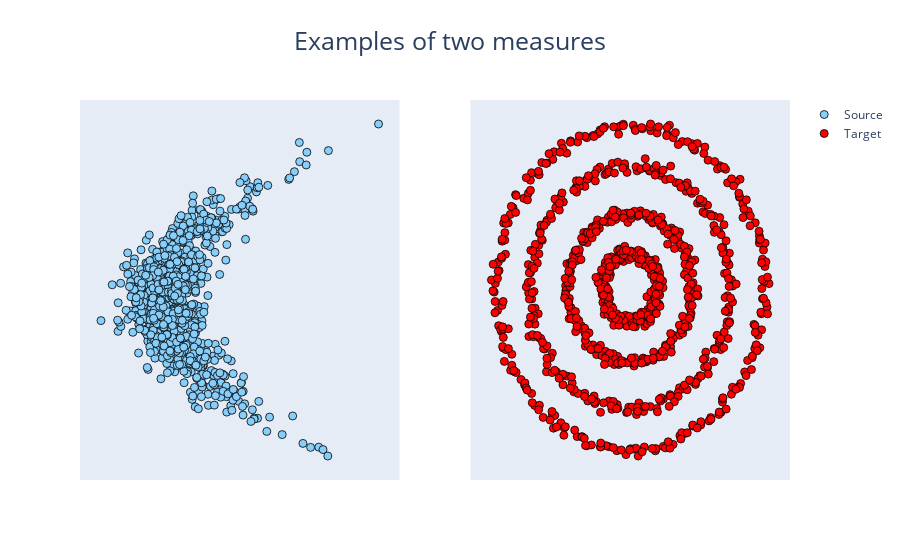

Write notebook code for a chart like this one.
### Code cell
train_loader = Dataset(
    source_iter=iter(MAFMoonSampler(size=1024)),
    target_iter=iter(RingSampler(size=1024)),
)
valid_loader = train_loader

moon_samples = next(train_loader.source_iter)
ring_samples = next(train_loader.target_iter)

vizualize_measures(moon_samples, ring_samples)

### Figure 1 — Plotly figure (JSON) as saved in the notebook; plotly's stock layout.template omitted (floating-point values rounded to 4 significant figures; data arrays with more than 128 entries replaced by an {"elided": "..."} marker saying what was removed)
{"data": [{"marker": {"color": "LightSkyBlue", "line": {"color": "black", "width": 0.8}, "size": 8}, "mode": "markers", "name": "Source", "type": "scatter", "x": {"elided": "1024 float values"}, "xaxis": "x", "y": {"elided": "1024 float values"}, "yaxis": "y"}, {"marker": {"color": "red", "line": {"color": "black", "width": 0.8}, "size": 8}, "mode": "markers", "name": "Target", "type": "scatter", "x": {"elided": "1024 float values"}, "xaxis": "x2", "y": {"elided": "1024 float values"}, "yaxis": "y2"}], "layout": {"title": {"font": {"size": 25}, "text": "Examples of two measures", "x": 0.5}, "xaxis": {"anchor": "y", "domain": [0, 0.45], "visible": false}, "xaxis2": {"anchor": "y2", "domain": [0.55, 1], "visible": false}, "yaxis": {"anchor": "x", "domain": [0, 1], "visible": false}, "yaxis2": {"anchor": "x2", "domain": [0, 1], "visible": false}}}
